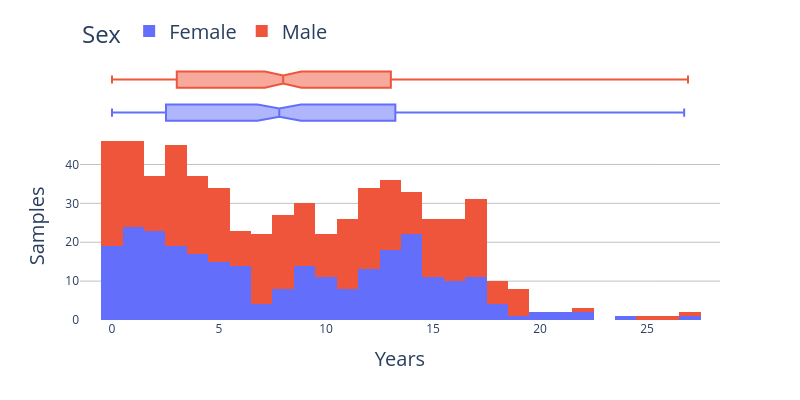

Source (notebook cell):
### Code cell
df = px.data.tips()
fig = px.histogram(KZM_age, x="Years", color="Sex", marginal="box",
                   hover_data=KZM_age.columns, width=800, height=400)
fig.update_yaxes(title= 'Samples', row=1, title_font=dict(size=20))
fig.update_xaxes(title= 'Years', row=1, title_font=dict(size=20))
fig.update_layout(legend=dict(x=0, y=1.2, font=dict(size= 20)), legend_orientation="h", yaxis_gridcolor='rgba(189, 195, 199, 1)')
fig.update_layout({'plot_bgcolor': 'rgba(0, 0, 0, 0)', 'paper_bgcolor': 'rgba(0, 0, 0, 0)'})
fig.show()
fig.write_image(os.path.join(fig_out, "ExFig_1a_f.svg"))
#fig.savefig(os.path.join(fig_out, "ExFig_1a_f.svg"), format='svg', bbox_inches='tight', transparent=True)

### Figure 1 — Plotly figure (JSON) as saved in the notebook; plotly's stock layout.template omitted (floating-point values rounded to 4 significant figures; data arrays with more than 128 entries replaced by an {"elided": "..."} marker saying what was removed)
{"data": [{"alignmentgroup": "True", "bingroup": "x", "hovertemplate": "Sex=Female<br>Years=%{x}<br>count=%{y}<extra></extra>", "legendgroup": "Female", "marker": {"color": "#636efa", "pattern": {"shape": ""}}, "name": "Female", "offsetgroup": "Female", "orientation": "v", "showlegend": true, "type": "histogram", "x": {"elided": "274 float values"}, "xaxis": "x", "yaxis": "y"}, {"alignmentgroup": "True", "customdata": {"elided": "274x4 mixed values"}, "hovertemplate": "Sex=%{customdata[2]}<br>Years=%{x}<br>Sample_id2=%{customdata[0]}<br>Cohort=%{customdata[1]}<br>Age=%{customdata[3]}<extra></extra>", "legendgroup": "Female", "marker": {"color": "#636efa"}, "name": "Female", "notched": true, "offsetgroup": "Female", "showlegend": false, "type": "box", "x": {"elided": "274 float values"}, "xaxis": "x2", "yaxis": "y2"}, {"alignmentgroup": "True", "bingroup": "x", "hovertemplate": "Sex=Male<br>Years=%{x}<br>count=%{y}<extra></extra>", "legendgroup": "Male", "marker": {"color": "#EF553B", "pattern": {"shape": ""}}, "name": "Male", "offsetgroup": "Male", "orientation": "v", "showlegend": true, "type": "histogram", "x": {"elided": "337 float values"}, "xaxis": "x", "yaxis": "y"}, {"alignmentgroup": "True", "customdata": {"elided": "337x4 mixed values"}, "hovertemplate": "Sex=%{customdata[2]}<br>Years=%{x}<br>Sample_id2=%{customdata[0]}<br>Cohort=%{customdata[1]}<br>Age=%{customdata[3]}<extra></extra>", "legendgroup": "Male", "marker": {"color": "#EF553B"}, "name": "Male", "notched": true, "offsetgroup": "Male", "showlegend": false, "type": "box", "x": {"elided": "337 float values"}, "xaxis": "x2", "yaxis": "y2"}], "layout": {"barmode": "relative", "height": 400, "legend": {"font": {"size": 20}, "orientation": "h", "title": {"text": "Sex"}, "tracegroupgap": 0, "x": 0, "y": 1.2}, "margin": {"t": 60}, "paper_bgcolor": "rgba(0, 0, 0, 0)", "plot_bgcolor": "rgba(0, 0, 0, 0)", "width": 800, "xaxis": {"anchor": "y", "domain": [0, 1], "title": {"font": {"size": 20}, "text": "Years"}}, "xaxis2": {"anchor": "y2", "domain": [0, 1], "matches": "x", "showgrid": true, "showticklabels": false}, "yaxis": {"anchor": "x", "domain": [0, 0.7326], "gridcolor": "rgba(189, 195, 199, 1)", "title": {"font": {"size": 20}, "text": "Samples"}}, "yaxis2": {"anchor": "x2", "domain": [0.7426, 1], "matches": "y2", "showgrid": false, "showline": false, "showticklabels": false, "ticks": ""}}}
